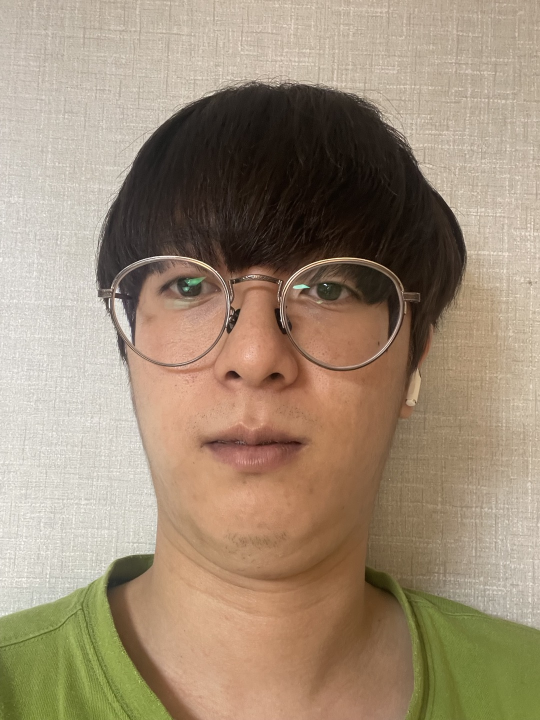
#> input picture skin_test/e.jpg, 1080 x 1440 px (shown at 1/2 size)
$ python SkinDetection.py
#> lines starting #> are read from the running program, lines starting #| are printed output that depends on the picture; after the words box and inside, x2 and y2 are one past the last pixel; in counts of white or black regions, pixels touching at a corner belong together
import cv2
import numpy as np

#Open a simple image
img=cv2.imread("e.jpg")
#> img is the input picture: shape (1440, 1080, 3); mean B, G, R 117.6, 139.9, 158.5
back=cv2.imread("XMY-136-B.png")
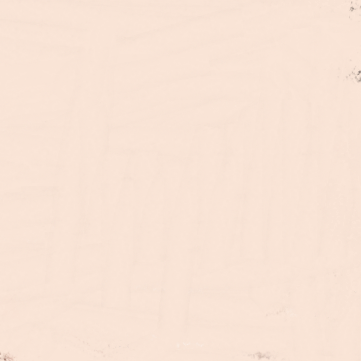
#> input picture skin_test/XMY-136-B.png, 361 x 361 px
#> back is the input picture: shape (361, 361, 3); mean B, G, R 213.5, 227.5, 248.5
#converting from gbr to hsv color space
img_HSV = cv2.cvtColor(img, cv2.COLOR_BGR2HSV)
#> img_HSV: shape (1440, 1080, 3); mean H, S, V 17.2, 77.2, 159.3
#skin color range for hsv color space
HSV_mask = cv2.inRange(img_HSV, (0, 15, 0), (17,170,255))
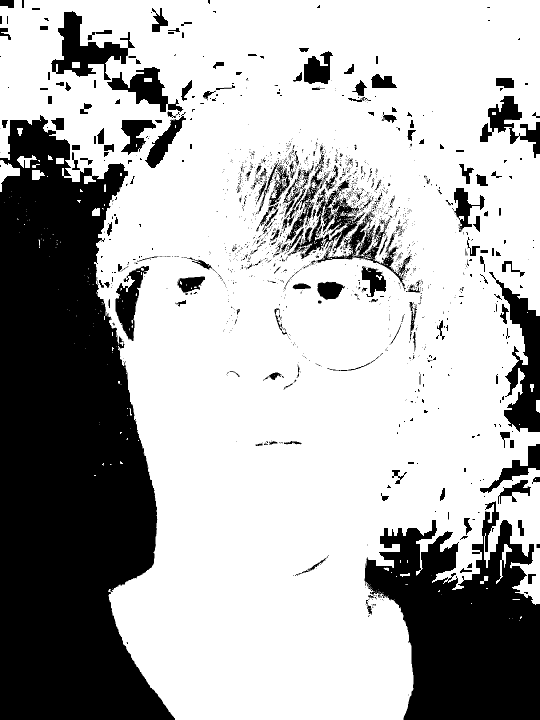
#> HSV_mask: shape (1440, 1080) (shown at 1/2 size); 68.9% white; 1806 black regions (1548 under 20 px), largest, box (x1, y1, x2, y2) and area: (0, 230, 350, 1440) 290257, (729, 1002, 1080, 1440) 95487, (978, 544, 1080, 864) 12908
HSV_mask = cv2.morphologyEx(HSV_mask, cv2.MORPH_OPEN, np.ones((3,3), np.uint8))
#> HSV_mask: shape (1440, 1080); 68.1% white; 872 black regions (651 under 20 px), largest, box (x1, y1, x2, y2) and area: (0, 230, 350, 1440) 290990, (729, 1002, 1080, 1440) 96309, (546, 289, 823, 582) 23286
#converting from gbr to YCbCr color space
img_YCrCb = cv2.cvtColor(img, cv2.COLOR_BGR2YCrCb)
#> img_YCrCb: shape (1440, 1080, 3); mean of channels 0, 1, 2 142.9, 139.1, 113.7
#skin color range for hsv color space
YCrCb_mask = cv2.inRange(img_YCrCb, (30, 133, 77),(255, 173, 127))
#> YCrCb_mask: shape (1440, 1080); 65.9% white; 552 black regions (497 under 20 px), largest, box (x1, y1, x2, y2) and area: (0, 172, 879, 1440) 453786, (785, 1166, 1080, 1440) 59705, (231, 533, 296, 681) 4545
YCrCb_mask = cv2.morphologyEx(YCrCb_mask, cv2.MORPH_OPEN, np.ones((3,3), np.uint8))
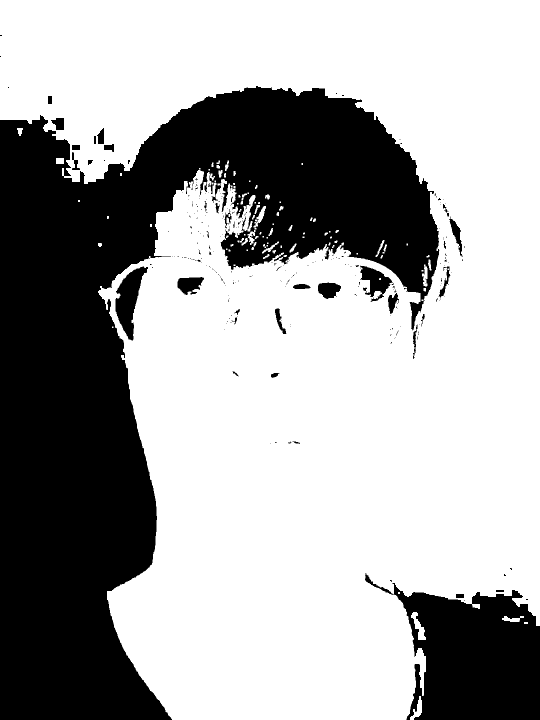
#> YCrCb_mask: shape (1440, 1080) (shown at 1/2 size); 65.5% white; 262 black regions (223 under 20 px), largest, box (x1, y1, x2, y2) and area: (0, 172, 879, 1440) 461730, (730, 1146, 1080, 1440) 60257, (231, 533, 296, 681) 4562

#merge skin detection (YCbCr and hsv)
global_mask=cv2.bitwise_and(YCrCb_mask,HSV_mask)
#> global_mask: shape (1440, 1080); 59% white; 524 black regions (364 under 20 px), largest, box (x1, y1, x2, y2) and area: (0, 22, 879, 1440) 482116, (729, 1002, 1080, 1440) 96309, (978, 544, 1080, 864) 13307
global_mask=cv2.medianBlur(global_mask,3)
#> global_mask: shape (1440, 1080); 59.1% white; 280 black regions (117 under 20 px), largest, box (x1, y1, x2, y2) and area: (0, 23, 878, 1440) 481961, (729, 1003, 1080, 1440) 96347, (979, 544, 1080, 864) 13307
global_mask = cv2.morphologyEx(global_mask, cv2.MORPH_OPEN, np.ones((4,4), np.uint8))
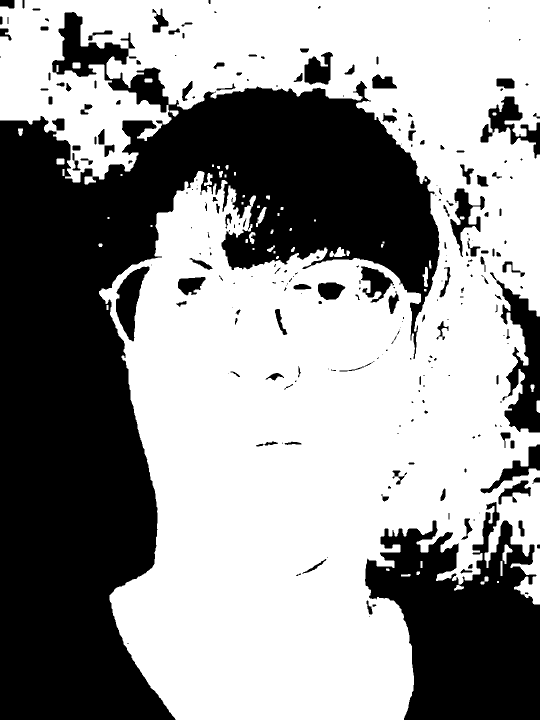
#> global_mask: shape (1440, 1080) (shown at 1/2 size); 58.9% white; 247 black regions (96 under 20 px), largest, box (x1, y1, x2, y2) and area: (0, 24, 879, 1440) 485539, (730, 1004, 1080, 1440) 96033, (980, 545, 1080, 865) 13134


HSV_result = cv2.bitwise_not(HSV_mask)
YCrCb_result = cv2.bitwise_not(YCrCb_mask)
global_result=cv2.bitwise_not(global_mask)
mask_res = cv2.bitwise_and(img, img, mask = HSV_mask)
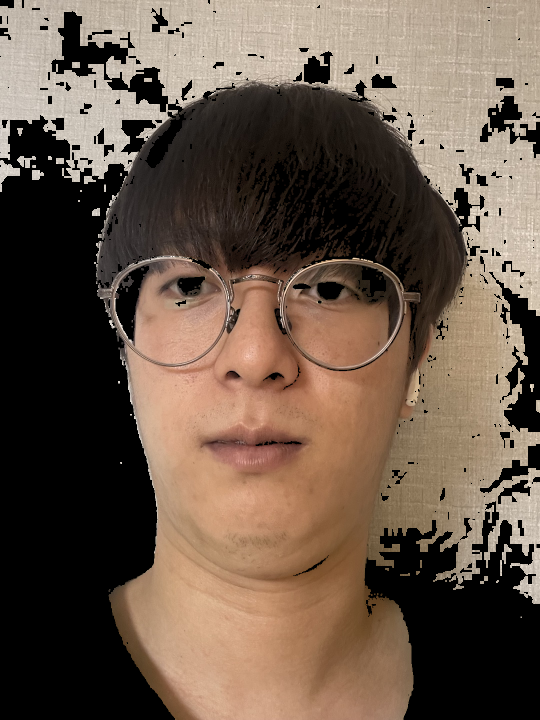
#> mask_res: shape (1440, 1080, 3) (shown at 1/2 size); mean B, G, R 73, 87.2, 105

#back_mask skin color
img1 = np.zeros((480, 640, 3), dtype=np.uint8)
h,w,c = img.shape
#> h = 1440; w = 1080; c = 3
skin_tone = np.full((h,w,c),(203,218,243),dtype=np.uint8)

mask_res2 = cv2.bitwise_and(skin_tone, skin_tone, mask = YCrCb_mask)
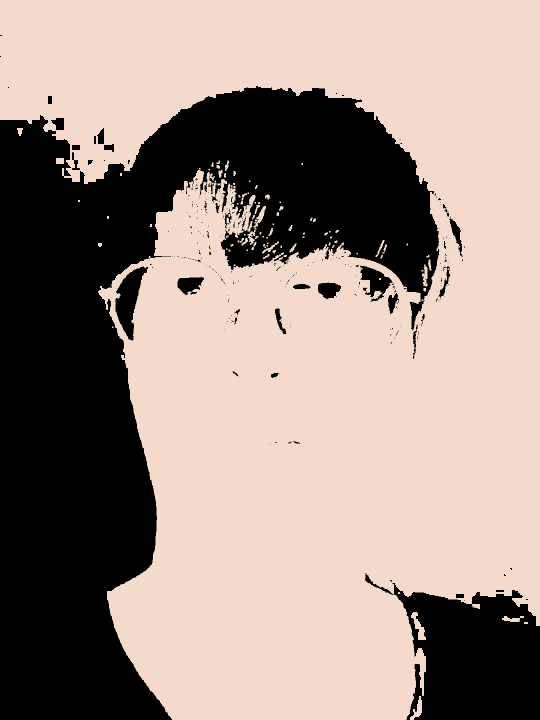
#> mask_res2: shape (1440, 1080, 3) (shown at 1/2 size); mean of channels 0, 1, 2 132.9, 142.7, 159.1; drawn as B, G, R
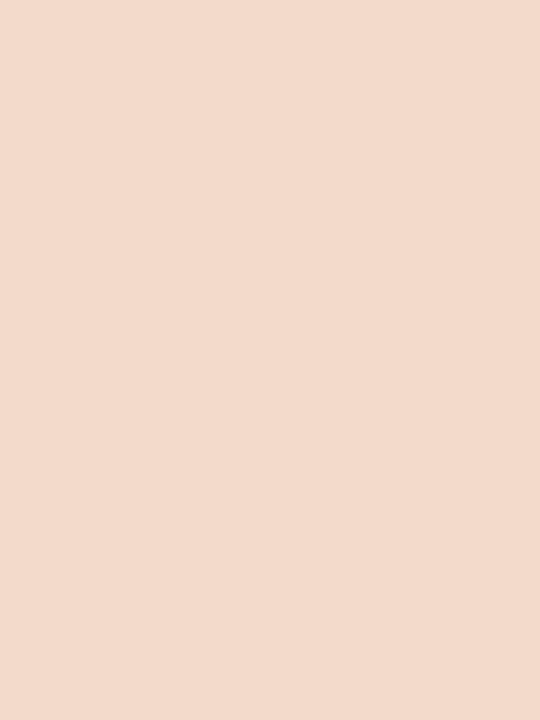
#> skin_tone: shape (1440, 1080, 3) (shown at 1/2 size); mean of channels 0, 1, 2 203, 218, 243; drawn as B, G, R

mask_res3 = cv2.bitwise_and(mask_res2, img, mask = YCrCb_result)
#> mask_res3: shape (1440, 1080, 3); every value is 0

mask_res4 = cv2.bitwise_and(mask_res3, img, mask = YCrCb_result)
# 241,218,203
#show results
cv2.imshow("1_HSV.jpg",YCrCb_result)
# cv2.imshow("2_YCbCr.jpg",YCrCb_result)
# cv2.imshow("3_global_result.jpg",global_result)
cv2.imshow("sa.jpg",skin_tone)
# cv2.imshow("Image.jpg",img)
cv2.imshow("q1.jpg",mask_res2)
cv2.imshow("q2.jpg",mask_res3)
cv2.imshow("q3.jpg",mask_res4)

print(h,w,c)
#| 1440 1080 3
# cv2.imshow('img',img)
# cv2.imwrite("1_HSV.jpg",HSV_result)
# cv2.imwrite("3_global_result.jpg",global_result)
cv2.waitKey(0)
cv2.destroyAllWindows()
